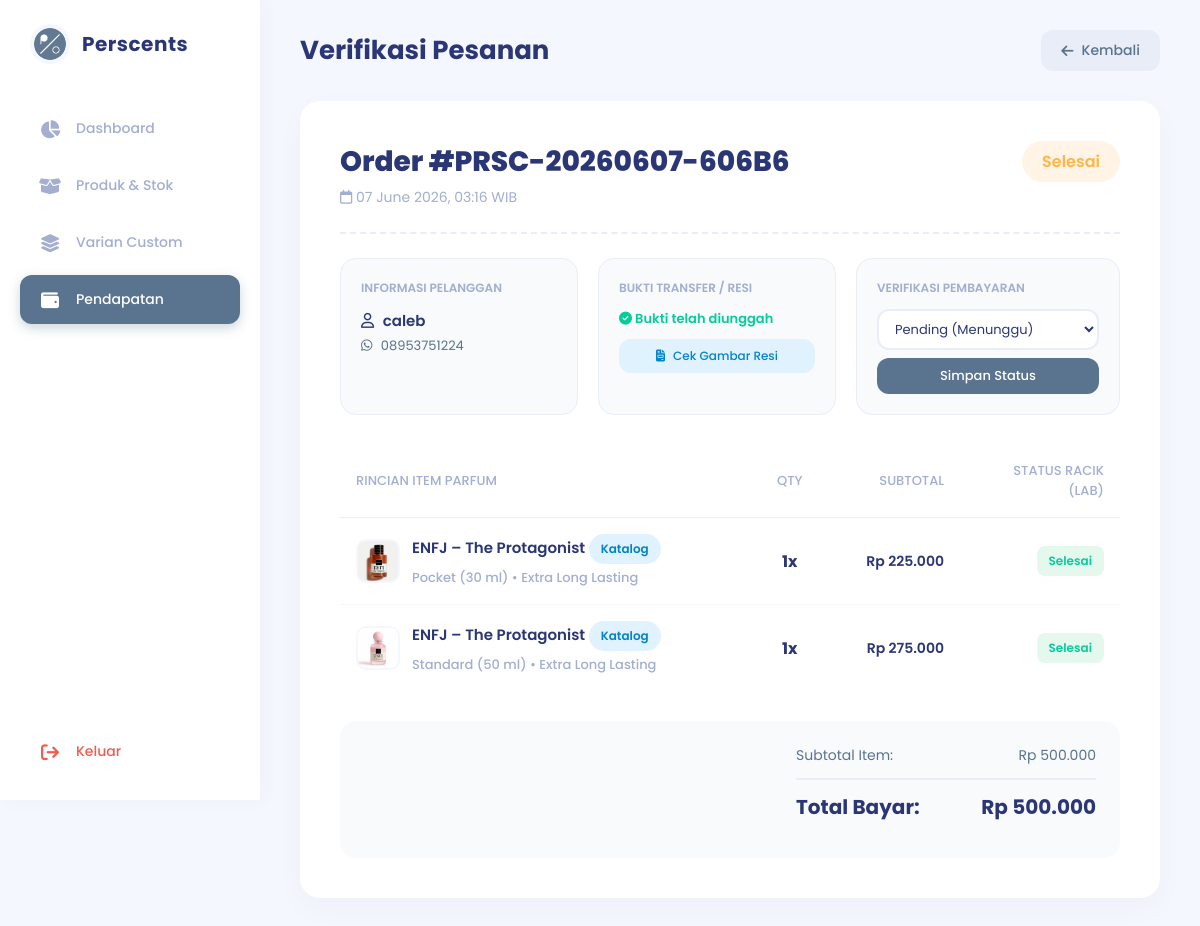
The app's page /admin/detail_pesanan.php?id=107 with its own data.
### tables this page shows
CREATE TABLE IF NOT EXISTS `pesanan` (
  `id` int(11) NOT NULL AUTO_INCREMENT,
  `kode_pesanan` varchar(30) DEFAULT NULL,
  `user_id` int(11) DEFAULT NULL,
  `nama_pemesan` varchar(100) NOT NULL,
  `no_hp` varchar(20) DEFAULT NULL,
  `total_harga` int(11) NOT NULL DEFAULT '0',
  `diskon` int(11) DEFAULT '0',
  `status` enum('pending','lunas','siap_diambil','selesai','dibatalkan') NOT NULL DEFAULT 'pending',
  `status_pengambilan` enum('belum_diambil','diambil') NOT NULL DEFAULT 'belum_diambil',
  `metode_bayar` varchar(30) DEFAULT 'QRIS',
  `bukti_pembayaran` varchar(255) DEFAULT NULL,
  `tenggat_selesai` datetime DEFAULT NULL,
  `created_at` timestamp NULL DEFAULT CURRENT_TIMESTAMP,
  `updated_at` timestamp NULL DEFAULT CURRENT_TIMESTAMP ON UPDATE CURRENT_TIMESTAMP,
  PRIMARY KEY (`id`),
  UNIQUE KEY `kode_pesanan` (`kode_pesanan`),
  KEY `user_id` (`user_id`),
  CONSTRAINT `pesanan_ibfk_1` FOREIGN KEY (`user_id`) REFERENCES `users` (`id`) ON DELETE SET NULL
);

CREATE TABLE IF NOT EXISTS `detail_pesanan` (
  `id` int(11) NOT NULL AUTO_INCREMENT,
  `pesanan_id` int(11) NOT NULL,
  `produk_id` int(11) DEFAULT NULL,
  `nama_parfum` varchar(150) NOT NULL,
  `tipe` enum('collection','custom') NOT NULL,
  `id_ketahanan` int(11) NOT NULL,
  `id_ukuran` int(11) NOT NULL,
  `notes_dipilih` varchar(255) DEFAULT NULL,
  `jumlah` int(11) NOT NULL DEFAULT '1',
  `subtotal` int(11) NOT NULL DEFAULT '0',
  `status_racik` enum('menunggu','diracik','selesai') NOT NULL DEFAULT 'menunggu',
  PRIMARY KEY (`id`),
  KEY `pesanan_id` (`pesanan_id`),
  KEY `id_ketahanan` (`id_ketahanan`),
  KEY `id_ukuran` (`id_ukuran`),
  CONSTRAINT `detail_pesanan_ibfk_1` FOREIGN KEY (`pesanan_id`) REFERENCES `pesanan` (`id`) ON DELETE CASCADE,
  CONSTRAINT `detail_pesanan_ibfk_2` FOREIGN KEY (`id_ketahanan`) REFERENCES `mst_ketahanan` (`id`),
  CONSTRAINT `detail_pesanan_ibfk_3` FOREIGN KEY (`id_ukuran`) REFERENCES `mst_ukuran` (`id`)
);

CREATE TABLE IF NOT EXISTS `produk_collection` (
  `id` int(11) NOT NULL AUTO_INCREMENT,
  `nama` varchar(150) NOT NULL,
  `deskripsi` text,
  `harga_dasar` int(11) NOT NULL DEFAULT '150000',
  `kategori` enum('pria','wanita','anak') NOT NULL,
  `tipe` enum('mbti','karakter') NOT NULL,
  `gambar` varchar(255) DEFAULT NULL,
  `stok` int(11) NOT NULL DEFAULT '100',
  `foto` varchar(255) DEFAULT NULL,
  PRIMARY KEY (`id`)
);

CREATE TABLE IF NOT EXISTS `mst_ukuran` (
  `id` int(11) NOT NULL AUTO_INCREMENT,
  `nama` varchar(50) NOT NULL,
  `ml` int(11) NOT NULL,
  `deskripsi` varchar(50) NOT NULL DEFAULT '',
  `tambahan_harga` int(11) DEFAULT '0',
  PRIMARY KEY (`id`)
);

CREATE TABLE IF NOT EXISTS `mst_ketahanan` (
  `id` int(11) NOT NULL AUTO_INCREMENT,
  `nama` varchar(50) NOT NULL,
  `durasi` varchar(20) DEFAULT NULL,
  `deskripsi` varchar(255) DEFAULT NULL,
  `tambahan_harga` int(11) DEFAULT '0',
  PRIMARY KEY (`id`)
);

### config/koneksi.php (called while the page is built, shortened)
<?php
$base_url = "http://localhost/perscents";
?>

### admin/detail_pesanan.php (the view, shortened to what this page needs)
<?php
require_once '../config/koneksi.php';
$id_pesanan = isset($_GET['id']) ? (int)$_GET['id'] : 0;
$queryPesanan = mysqli_query($conn, "SELECT * FROM pesanan WHERE id = $id_pesanan");
$pesanan = mysqli_fetch_assoc($queryPesanan);
$queryDetail = mysqli_query($conn, "
    SELECT dp.*, pc.foto as foto_collection, mk.nama as nama_ketahanan, mu.nama as nama_ukuran, mu.ml
    FROM detail_pesanan dp
    LEFT JOIN produk_collection pc ON dp.produk_id = pc.id
    LEFT JOIN mst_ketahanan mk ON dp.id_ketahanan = mk.id
    LEFT JOIN mst_ukuran mu ON dp.id_ukuran = mu.id
    WHERE dp.pesanan_id = $id_pesanan
");
$badge_class = "badge-warning";
?>
<!DOCTYPE html>
<html lang="id">
<head>
    <link rel="stylesheet" href="https://cdnjs.cloudflare.com/ajax/libs/font-awesome/6.4.0/css/all.min.css">
</head>
<body>
    <aside class="sidebar">
        <div class="sidebar-logo">
            <img src="<?= $base_url ?? '..'; ?>/assets/Logo_Perscents.png" alt="Logo" onerror="this.src='../assets/perscents_kotak.png'">
            <h2>Perscents</h2>
        </div>
        <ul class="sidebar-menu">
            <li><a href="index.php"><i class="fa-solid fa-chart-pie"></i> Dashboard</a></li>
            <li><a href="produk.php"><i class="fa-solid fa-box-open"></i> Produk & Stok</a></li>
            <li><a href="variant_management.php"><i class="fa-solid fa-layer-group"></i> Varian Custom</a></li>
            <li><a href="pendapatan.php" class="active"><i class="fa-solid fa-wallet"></i> Pendapatan</a></li>
            <li style="margin-top: auto;"><a href="logout_admin.php" style="color: #EE5D50;"><i class="fa-solid fa-arrow-right-from-bracket"></i> Keluar</a></li>
        </ul>
    </aside>
    <main class="main-wrapper">
        <header class="topbar">
            <h1 class="page-title">Verifikasi Pesanan</h1>
            <a href="pendapatan.php" class="btn-primary" style="background:#E9EDF7; color:#5A738E;"><i class="fa-solid fa-arrow-left"></i> Kembali</a>
        </header>
        <div class="invoice-card">
            <div class="invoice-header">
                <div>
                    <h2 style="font-size: 28px; color: #2B3674; font-weight: 800; margin-bottom: 4px;">Order #<?= htmlspecialchars($pesanan['kode_pesanan']); ?></h2>
                    <p style="color: #A3AED0; font-size: 14px;"><i class="fa-regular fa-calendar"></i> <?= date('d F Y, H:i', strtotime($pesanan['created_at'])); ?> WIB</p>
                </div>
                <div>
                    <span class="badge <?= $badge_class; ?>" style="font-size: 16px; padding: 8px 20px;"><?= ucfirst($pesanan['status']); ?></span>
                </div>
            </div>
            <div class="invoice-info-grid">
                <div class="info-box">
                    <h4>Informasi Pelanggan</h4>
                    <p style="font-size: 15px; font-weight: 600; color: #2B3674; margin-bottom: 4px;"><i class="fa-regular fa-user" style="margin-right:5px;"></i> <?= htmlspecialchars($pesanan['nama_pemesan']); ?></p>
                    <p style="font-size: 13px; color: #5A738E;"><i class="fa-brands fa-whatsapp" style="margin-right:5px;"></i> <?= htmlspecialchars($pesanan['no_hp']); ?></p>
                </div>
                <div class="info-box">
                    <h4>Bukti Transfer / Resi</h4>
                    <?php if(!empty($pesanan['bukti_pembayaran'])): ?>
                        <p style="font-size: 13px; color: #05CD99; font-weight: 600; margin-bottom: 10px;"><i class="fa-solid fa-circle-check"></i> Bukti telah diunggah</p>
                        <a href="../<?= htmlspecialchars($pesanan['bukti_pembayaran']); ?>" target="_blank" class="btn-primary" style="background:#E0F2FE; color:#0284C7; padding: 8px 12px; font-size: 12px; width: 100%;"><i class="fa-solid fa-file-invoice"></i> Cek Gambar Resi</a>
                    <?php else: ?>
                        <p style="font-size: 13px; color: #EE5D50; font-weight: 600; margin-top: 5px;"><i class="fa-solid fa-circle-xmark"></i> Belum ada bukti transfer</p>
                    <?php endif; ?>
                </div>
                <div class="info-box">
                    <h4>Verifikasi Pembayaran</h4>
                    <form method="POST" style="display: flex; flex-direction: column; gap: 8px;">
                        <select name="status_pesanan" class="form-control" style="padding: 8px 12px; font-size: 13px;">
                            <option value="pending" <?= ($pesanan['status'] == 'pending') ? 'selected' : ''; ?>>Pending (Menunggu)</option>
                        </select>
                        <button type="submit" name="update_status_pesanan" class="btn-primary" style="padding: 8px; font-size: 13px;">Simpan Status</button>
                    </form>
                </div>
            </div>
            <table class="data-table">
                <thead>
                    <tr>
                        <th>Rincian Item Parfum</th>
                        <th style="text-align: center;">Qty</th>
                        <th style="text-align: right;">Subtotal</th>
                        <th style="text-align: right; width: 160px;">Status Racik (Lab)</th>
                    </tr>
                </thead>
                <tbody>
                    <?php
                    $subtotal_semua = 0;
                    if($queryDetail && mysqli_num_rows($queryDetail) > 0) {
                        while($item = mysqli_fetch_assoc($queryDetail)) {
                            $subtotal_semua += $item['subtotal'];
                            $path_foto = ($item['tipe'] == 'collection' && !empty($item['foto_collection'])) ? $item['foto_collection'] : 'assets/perscents_kotak.png';
                            $tipe_badge = ($item['tipe'] == 'custom') ? "<span class='badge' style='background:#F3E8FF; color:#7E22CE;'>Custom</span>" : "<span class='badge badge-blue'>Katalog</span>";
                            $bg_racik = "background: #FFF4E5; color: #FFB547;";
                            if(strtolower($item['status_racik']) == 'selesai') $bg_racik = "background: #E5F8ED; color: #05CD99;";
                    ?>
                    <tr>
                        <td>
                            <div class="prod-info">
                                <img src="<?= $base_url ?? '..'; ?>/<?= htmlspecialchars($path_foto); ?>" class="prod-thumb" onerror="this.src='../assets/perscents_kotak.png'">
                                <div style="display: flex; flex-direction: column; gap: 4px;">
                                    <span style="font-weight: 600; color: #2B3674; font-size: 15px;"><?= htmlspecialchars($item['nama_parfum']); ?> <?= $tipe_badge; ?></span>
                                    <div style="font-size: 13px; color: #A3AED0;">
                                        <?= htmlspecialchars($item['nama_ukuran'] ?? '-'); ?> (<?= htmlspecialchars($item['ml'] ?? '0'); ?> ml) &bull; <?= htmlspecialchars($item['nama_ketahanan'] ?? '-'); ?>
                                    </div>
                                </div>
                            </div>
                        </td>
                        <td style="text-align: center; font-weight: 700; font-size: 16px;"><?= $item['jumlah']; ?>x</td>
                        <td style="text-align: right; font-weight: 600;">Rp <?= number_format($item['subtotal'], 0, ',', '.'); ?></td>
                        <td style="text-align: right;">
                            <span class="badge" style="<?= $bg_racik; ?> border-radius: 8px; font-size: 12px; padding: 6px 12px;">
                                <?= ucfirst($item['status_racik']); ?>
                            </span>
                        </td>
                    </tr>
                    <?php } } else { echo "<tr><td colspan='4' style='text-align:center;'>Detail tidak ditemukan.</td></tr>"; } ?>
                </tbody>
            </table>
            <div class="invoice-total">
                <div>
                    <div class="total-row"><span>Subtotal Item:</span><span>Rp <?= number_format($subtotal_semua, 0, ',', '.'); ?></span></div>
                    <div class="total-row grand"><span>Total Bayar:</span><span>Rp <?= number_format($pesanan['total_harga'], 0, ',', '.'); ?></span></div>
                </div>
            </div>
        </div>
    </main>
</body>
</html>

### admin/detail_pesanan.php (style rules this page uses)
* { margin: 0; padding: 0; box-sizing: border-box; font-family: 'Poppins', sans-serif; }
body { background-color: #F4F7FE; color: #2B3674; display: flex; font-size: 14px; }
.sidebar { width: 260px; background: #ffffff; height: 100vh; position: fixed; left: 0; top: 0; box-shadow: 4px 0 20px rgba(0,0,0,0.03); display: flex; flex-direction: column; padding: 24px 20px; z-index: 100; }
.sidebar-logo { display: flex; align-items: center; gap: 12px; margin-bottom: 40px; padding: 0 10px; }
.sidebar-logo img { width: 40px; height: 40px; border-radius: 50%; object-fit: cover; background: #F4F7FE; padding: 4px; }
.sidebar-logo h2 { font-size: 20px; font-weight: 700; color: #2B3674; letter-spacing: 0.5px; }
.sidebar-menu { list-style: none; display: flex; flex-direction: column; gap: 8px; flex-grow: 1; }
.sidebar-menu a { display: flex; align-items: center; gap: 14px; padding: 14px 18px; color: #A3AED0; text-decoration: none; font-weight: 500; border-radius: 12px; transition: all 0.3s ease; }
.sidebar-menu a i { font-size: 18px; width: 24px; text-align: center; }
.sidebar-menu a.active { background: #5A738E; color: #ffffff; box-shadow: 0 4px 12px rgba(90, 115, 142, 0.3); }
.main-wrapper { margin-left: 260px; width: calc(100% - 260px); min-height: 100vh; padding: 30px 40px; display: flex; flex-direction: column; }
.topbar { display: flex; justify-content: space-between; align-items: center; margin-bottom: 30px; }
.topbar .page-title { font-size: 26px; font-weight: 700; color: #2B3674; }
.data-table { width: 100%; border-collapse: separate; border-spacing: 0; }
.data-table th { color: #A3AED0; font-weight: 500; font-size: 13px; text-transform: uppercase; padding: 16px; border-bottom: 1px solid #E9EDF7; text-align: left; }
.data-table td { padding: 16px; font-size: 14px; color: #2B3674; font-weight: 500; border-bottom: 1px solid #F4F7FE; vertical-align: middle; }
.data-table tr:last-child td { border-bottom: none; }
.badge { padding: 6px 12px; border-radius: 30px; font-size: 12px; font-weight: 600; display: inline-flex; align-items: center; justify-content: center; text-transform: capitalize; }
.badge-warning { background: #FFF4E5; color: #FFB547; }
.badge-blue { background: #E0F2FE; color: #0284C7; }
.btn-primary { background: #5A738E; color: white; padding: 10px 20px; border-radius: 12px; font-weight: 500; text-decoration: none; display: inline-flex; align-items: center; justify-content: center; gap: 8px; font-size: 14px; transition: 0.3s; border: none; cursor: pointer; }
.form-control { padding: 12px 16px; border: 2px solid #E9EDF7; border-radius: 12px; font-size: 14px; color: #2B3674; outline: none; transition: 0.3s; background: white; }
.prod-info { display: flex; align-items: center; gap: 12px; }
.prod-thumb { width: 44px; height: 44px; border-radius: 10px; object-fit: cover; background: #F4F7FE; padding: 2px; }
.invoice-card { max-width: 950px; margin: 0 auto; background: white; border-radius: 20px; padding: 40px; box-shadow: 0 10px 30px rgba(0,0,0,0.03); width: 100%; }
.invoice-header { display: flex; justify-content: space-between; align-items: flex-start; border-bottom: 2px dashed #E9EDF7; padding-bottom: 24px; margin-bottom: 24px; }
.invoice-info-grid { display: grid; grid-template-columns: repeat(3, 1fr); gap: 20px; margin-bottom: 30px; }
.info-box { background: #F8FAFC; padding: 20px; border-radius: 16px; border: 1px solid #E9EDF7; }
.info-box h4 { font-size: 12px; color: #A3AED0; text-transform: uppercase; margin-bottom: 12px; font-weight: 600; }
.invoice-total { display: flex; justify-content: flex-end; margin-top: 30px; background: #F8FAFC; padding: 24px; border-radius: 16px; }
.total-row { display: flex; justify-content: space-between; margin-bottom: 12px; font-size: 14px; color: #5A738E; width: 300px; }
.total-row.grand { font-size: 20px; font-weight: 700; color: #2B3674; border-top: 2px solid #E9EDF7; padding-top: 12px; margin-top: 4px; }

### records on screen
pesanan: kode_pesanan "PRSC-20260607-606B6", created_at "07 June 2026, 03:16", status "Selesai", nama_pemesan "caleb", no_hp "08953751224", total_harga "500.000"
detail_pesanan: produk_collection.foto (picture), nama_parfum "ENFJ – The Protagonist", tipe "Katalog", id_ukuran.nama "Pocket", id_ukuran.ml "30", id_ketahanan.nama "Extra Long Lasting", jumlah "1", subtotal "225.000", status_racik "Selesai"
detail_pesanan: produk_collection.foto (picture), nama_parfum "ENFJ – The Protagonist", tipe "Katalog", id_ukuran.nama "Standard", id_ukuran.ml "50", id_ketahanan.nama "Extra Long Lasting", jumlah "1", subtotal "275.000", status_racik "Selesai"

### other values on screen
$subtotal_semua "500.000"
